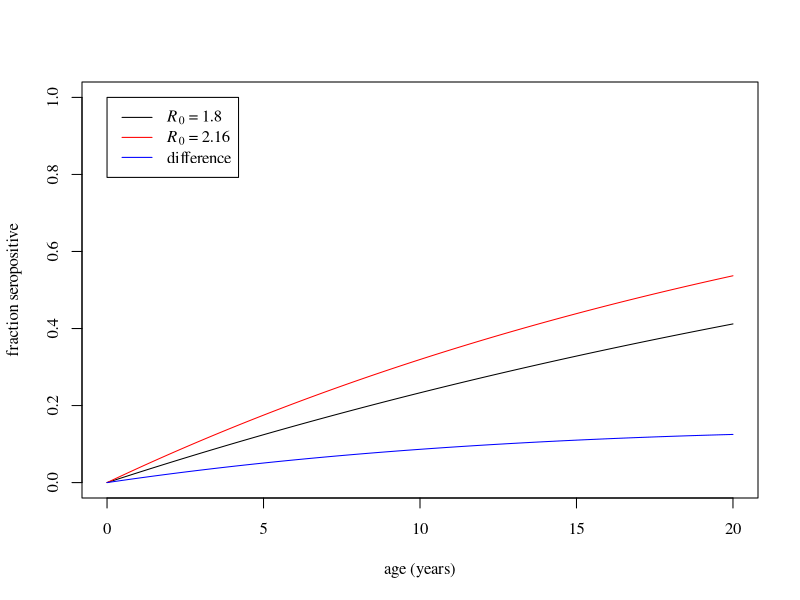

Write R code to recreate this figure.
beta = .36
nu = 0.2
N = 45000000
gamma = 9.1e-05

R0 = beta/(gamma+nu)
beta2 = beta*1.2
R0_2 = beta2/(gamma+nu)

S = 1/R0
I = gamma/beta*(R0-1)

S2 = 1/R0_2
I2 = gamma/beta2*(R0_2-1)

lambda = beta*I
lambda2 = beta2*I2
t=seq(0,20*365) #days

p1 = 1-exp(-lambda * t)
p2 = 1-exp(-lambda2* t)
pdf('SIR_seropositivity.pdf',width=3.425, height =4)
par(family='serif')
plot(t/365, p1,type='l', xlab = 'age (years)',ylab='fraction seropositive',ylim=c(0,1))
lines(t/365,p2,type='l',col='red')
lines(t/365,p2-p1,col='blue')
legend(x=0,y=1,legend = c(expression(paste(italic(R)[0],' = 1.8')),expression(paste(italic(R)[0],' = 2.16')),'difference'),col=c('black','red','blue'),lty=c(1,1,1))
dev.off()
alpha = .05
beta = .2

f.alpha.beta = (qnorm(1-alpha/2) + qnorm(1-beta))^2
age = 365*2
N = (p1[age]*(1-p1[age]) + p2[age]*(1-p2[age]))/(p1[age]-p2[age])^2 * f.alpha.beta
print(N)

f1 = .05
f2 = .03
N = (f1*(1-f1) + f2*(1-f2))/(f1-f2)^2 * f.alpha.beta

p1[365*2]
p2[365*2]

#t=seq(0,8*pi,length=100)
# par(mfrow=c(3,1))
# # plot(t,sin(t),type='l', xlab='',ylab='', xaxt='n', yaxt='n',bty='n',lwd=4,col=rgb(0.765, 0.728, 0.274))
# # plot(t,rep(1,length(t)),type='l', xlab='',ylab='', xaxt='n', yaxt='n',bty='n',lwd=4, col = rgb(0.324, 0.609, 0.708))
# # plot(t,sin(t+pi),type='l', xlab='',ylab='', xaxt='n', yaxt='n',bty='n',lwd=4, col=rgb(0.857, 0.131, 0.132))
